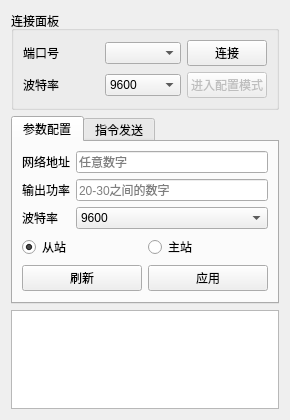
<?xml version="1.0" encoding="UTF-8"?>
<ui version="4.0">
 <class>Form</class>
 <widget class="QWidget" name="Form">
  <property name="geometry">
   <rect>
    <x>0</x>
    <y>0</y>
    <width>290</width>
    <height>420</height>
   </rect>
  </property>
  <property name="minimumSize">
   <size>
    <width>290</width>
    <height>420</height>
   </size>
  </property>
  <property name="maximumSize">
   <size>
    <width>290</width>
    <height>420</height>
   </size>
  </property>
  <property name="windowTitle">
   <string>力信电台调试助手</string>
  </property>
  <property name="windowIcon">
   <iconset resource="resource.qrc">
    <normaloff>:/image/icon.ico</normaloff>:/image/icon.ico</iconset>
  </property>
  <layout class="QVBoxLayout" name="verticalLayout_4">
   <item>
    <widget class="QGroupBox" name="groupBox">
     <property name="title">
      <string>连接面板</string>
     </property>
     <layout class="QGridLayout" name="gridLayout_2">
      <item row="0" column="0">
       <widget class="QLabel" name="label">
        <property name="text">
         <string>端口号</string>
        </property>
       </widget>
      </item>
      <item row="0" column="1">
       <widget class="QComboBox" name="cbb_comlist"/>
      </item>
      <item row="0" column="2">
       <widget class="QPushButton" name="btn_connect">
        <property name="text">
         <string>连接</string>
        </property>
       </widget>
      </item>
      <item row="1" column="0">
       <widget class="QLabel" name="label_2">
        <property name="text">
         <string>波特率</string>
        </property>
       </widget>
      </item>
      <item row="1" column="1">
       <widget class="QComboBox" name="cbb_baud_rate">
        <property name="currentText">
         <string>9600</string>
        </property>
        <property name="currentIndex">
         <number>1</number>
        </property>
        <item>
         <property name="text">
          <string>4800</string>
         </property>
        </item>
        <item>
         <property name="text">
          <string>9600</string>
         </property>
        </item>
        <item>
         <property name="text">
          <string>19200</string>
         </property>
        </item>
        <item>
         <property name="text">
          <string>57600</string>
         </property>
        </item>
        <item>
         <property name="text">
          <string>115200</string>
         </property>
        </item>
       </widget>
      </item>
      <item row="1" column="2">
       <widget class="QPushButton" name="btn_config_mode">
        <property name="enabled">
         <bool>false</bool>
        </property>
        <property name="text">
         <string>进入配置模式</string>
        </property>
       </widget>
      </item>
     </layout>
    </widget>
   </item>
   <item>
    <widget class="QTabWidget" name="tabWidget">
     <property name="enabled">
      <bool>true</bool>
     </property>
     <property name="currentIndex">
      <number>0</number>
     </property>
     <widget class="QWidget" name="tab_parameter_conf">
      <attribute name="title">
       <string>参数配置</string>
      </attribute>
      <layout class="QVBoxLayout" name="verticalLayout_2">
       <item>
        <layout class="QGridLayout" name="gridLayout">
         <item row="0" column="0">
          <widget class="QLabel" name="label_3">
           <property name="text">
            <string>网络地址</string>
           </property>
          </widget>
         </item>
         <item row="0" column="1">
          <widget class="QLineEdit" name="radio_address">
           <property name="enabled">
            <bool>true</bool>
           </property>
           <property name="statusTip">
            <string/>
           </property>
           <property name="text">
            <string/>
           </property>
           <property name="placeholderText">
            <string>任意数字</string>
           </property>
          </widget>
         </item>
         <item row="1" column="0">
          <widget class="QLabel" name="label_4">
           <property name="text">
            <string>输出功率</string>
           </property>
          </widget>
         </item>
         <item row="1" column="1">
          <widget class="QLineEdit" name="radio_power">
           <property name="enabled">
            <bool>true</bool>
           </property>
           <property name="placeholderText">
            <string>20-30之间的数字</string>
           </property>
          </widget>
         </item>
         <item row="2" column="0">
          <widget class="QLabel" name="label_5">
           <property name="text">
            <string>波特率</string>
           </property>
          </widget>
         </item>
         <item row="2" column="1">
          <widget class="QComboBox" name="radio_baud_rate">
           <property name="enabled">
            <bool>true</bool>
           </property>
           <property name="currentText">
            <string>9600</string>
           </property>
           <property name="currentIndex">
            <number>7</number>
           </property>
           <item>
            <property name="text">
             <string>230400</string>
            </property>
           </item>
           <item>
            <property name="text">
             <string>115200</string>
            </property>
           </item>
           <item>
            <property name="text">
             <string>57600</string>
            </property>
           </item>
           <item>
            <property name="text">
             <string>38400</string>
            </property>
           </item>
           <item>
            <property name="text">
             <string>28800</string>
            </property>
           </item>
           <item>
            <property name="text">
             <string>19200</string>
            </property>
           </item>
           <item>
            <property name="text">
             <string>14400</string>
            </property>
           </item>
           <item>
            <property name="text">
             <string>9600</string>
            </property>
           </item>
           <item>
            <property name="text">
             <string>7200</string>
            </property>
           </item>
           <item>
            <property name="text">
             <string>4800</string>
            </property>
           </item>
           <item>
            <property name="text">
             <string>3600</string>
            </property>
           </item>
           <item>
            <property name="text">
             <string>2400</string>
            </property>
           </item>
           <item>
            <property name="text">
             <string>1200</string>
            </property>
           </item>
           <item>
            <property name="text">
             <string>600</string>
            </property>
           </item>
           <item>
            <property name="text">
             <string>300</string>
            </property>
           </item>
          </widget>
         </item>
        </layout>
       </item>
       <item>
        <layout class="QHBoxLayout" name="horizontalLayout">
         <item>
          <widget class="QRadioButton" name="radio_client">
           <property name="enabled">
            <bool>true</bool>
           </property>
           <property name="text">
            <string>从站</string>
           </property>
           <property name="checked">
            <bool>true</bool>
           </property>
          </widget>
         </item>
         <item>
          <widget class="QRadioButton" name="radio_server">
           <property name="enabled">
            <bool>true</bool>
           </property>
           <property name="text">
            <string>主站</string>
           </property>
          </widget>
         </item>
        </layout>
       </item>
       <item>
        <layout class="QHBoxLayout" name="horizontalLayout_3">
         <item>
          <widget class="QPushButton" name="btn_update">
           <property name="enabled">
            <bool>true</bool>
           </property>
           <property name="text">
            <string>刷新</string>
           </property>
          </widget>
         </item>
         <item>
          <widget class="QPushButton" name="btn_apply">
           <property name="enabled">
            <bool>true</bool>
           </property>
           <property name="text">
            <string>应用</string>
           </property>
          </widget>
         </item>
        </layout>
       </item>
      </layout>
     </widget>
     <widget class="QWidget" name="tab_command_send">
      <attribute name="title">
       <string>指令发送</string>
      </attribute>
      <layout class="QVBoxLayout" name="verticalLayout">
       <item>
        <widget class="QTextEdit" name="txt_send">
         <property name="enabled">
          <bool>true</bool>
         </property>
        </widget>
       </item>
       <item>
        <layout class="QHBoxLayout" name="horizontalLayout_2">
         <item>
          <widget class="QPushButton" name="btn_send">
           <property name="enabled">
            <bool>true</bool>
           </property>
           <property name="text">
            <string>发送</string>
           </property>
          </widget>
         </item>
         <item>
          <spacer name="horizontalSpacer">
           <property name="orientation">
            <enum>Qt::Horizontal</enum>
           </property>
           <property name="sizeHint" stdset="0">
            <size>
             <width>88</width>
             <height>20</height>
            </size>
           </property>
          </spacer>
         </item>
        </layout>
       </item>
      </layout>
     </widget>
    </widget>
   </item>
   <item>
    <widget class="QTextEdit" name="txt_receive">
     <property name="readOnly">
      <bool>false</bool>
     </property>
     <property name="html">
      <string>&lt;!DOCTYPE HTML PUBLIC &quot;-//W3C//DTD HTML 4.0//EN&quot; &quot;http://www.w3.org/TR/REC-html40/strict.dtd&quot;&gt;
&lt;html&gt;&lt;head&gt;&lt;meta name=&quot;qrichtext&quot; content=&quot;1&quot; /&gt;&lt;style type=&quot;text/css&quot;&gt;
p, li { white-space: pre-wrap; }
&lt;/style&gt;&lt;/head&gt;&lt;body style=&quot; font-family:'SimSun'; font-size:9pt; font-weight:400; font-style:normal;&quot;&gt;
&lt;p style=&quot;-qt-paragraph-type:empty; margin-top:0px; margin-bottom:0px; margin-left:0px; margin-right:0px; -qt-block-indent:0; text-indent:0px;&quot;&gt;&lt;br /&gt;&lt;/p&gt;&lt;/body&gt;&lt;/html&gt;</string>
     </property>
    </widget>
   </item>
  </layout>
 </widget>
 <resources>
  <include location="resource.qrc"/>
 </resources>
 <connections/>
</ui>
